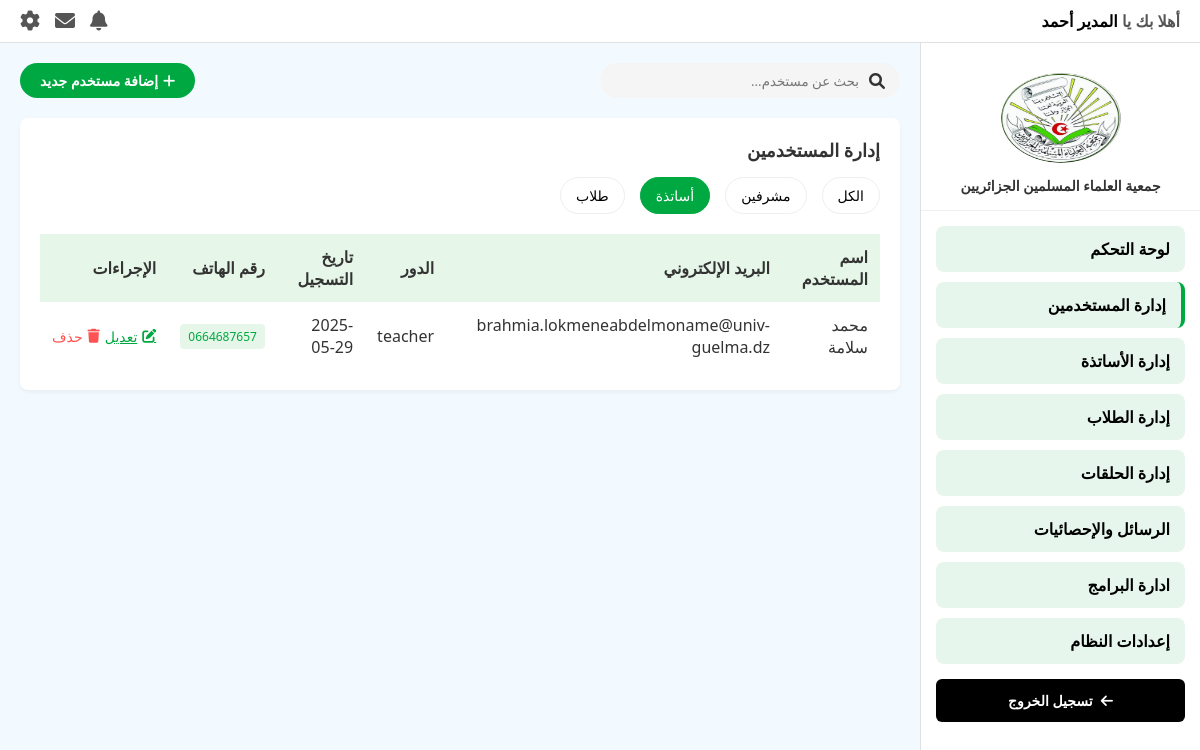
The page /admin/admin-users.php?user_type=teacher on the database its author committed.
### tables this page shows
CREATE TABLE `users` (
  `id` int(11) UNSIGNED NOT NULL,
  `email` varchar(128) NOT NULL,
  `first_name` varchar(128) NOT NULL,
  `last_name` varchar(128) NOT NULL,
  `password` varchar(255) NOT NULL,
  `gender` enum('male','female') NOT NULL,
  `phone` varchar(20) DEFAULT NULL,
  `date_of_birth` date DEFAULT NULL,
  `place_of_birth` varchar(128) DEFAULT NULL,
  `address` text DEFAULT NULL,
  `academic_level` varchar(255) DEFAULT NULL,
  `user_type` enum('student','teacher','admin','super_admin') NOT NULL,
  `created_at` timestamp NOT NULL DEFAULT current_timestamp(),
  `updated_at` timestamp NOT NULL DEFAULT current_timestamp() ON UPDATE current_timestamp()
);

### admin/admin-users.php (the view, shortened to what this page needs)
<?php
require_once __DIR__ . '/template/header.php';
if (!empty($_GET['user_type'])) {
    $userType = $_GET['user_type'];
    $query = $db->prepare("SELECT * FROM users WHERE user_type=?");
    $query->execute([$userType]);
} else {
    $query = $db->query("SELECT * FROM users");
    $query->execute();
}
$users = $query->fetchAll(PDO::FETCH_ASSOC);
?>
<link rel="stylesheet" href="CSS/admin-users.css">
<div class="content">
    <div class="search-bar">
        <div class="search-input">
            <i class="fas fa-search"></i>
            <input type="text" placeholder="بحث عن مستخدم...">
        </div>
        <button class="add-btn" id="addUserBtn">
            <i class="fas fa-plus"></i> إضافة مستخدم جديد
        </button>
    </div>
    <div class="admin-section">
        <div class="section-title">
            إدارة المستخدمين
        </div>
        <div class="filter-bar">
            <a class="filter-item <?= empty($_GET['user_type']) ? "active" : "" ?>" href="admin-users.php">الكل</a>
            <a class="filter-item <?= (isset($_GET['user_type']) && $_GET['user_type'] === 'admin') ? "active" : "" ?>" href="?user_type=admin">مشرفين</a>
            <a class="filter-item <?= (isset($_GET['user_type']) && $_GET['user_type'] === 'teacher') ? "active" : "" ?>" href="?user_type=teacher">أساتذة</a>
            <a class="filter-item <?= (isset($_GET['user_type']) && $_GET['user_type'] === 'student') ? "active" : "" ?>" href="?user_type=student">طلاب</a>
        </div>
        <table class="admin-table">
            <thead>
                <tr>
                    <th>اسم المستخدم</th>
                    <th>البريد الإلكتروني</th>
                    <th>الدور</th>
                    <th>تاريخ التسجيل</th>
                    <th>رقم الهاتف</th>
                    <th>الإجراءات</th>
                </tr>
            </thead>
            <tbody>
                <?php foreach ($users as $user) : ?>
                    <tr>
                        <td><?= $user['first_name'] . " " . $user['last_name'] ?></td>
                        <td><?= $user['email'] ?></td>
                        <td><?= $user['user_type'] ?></td>
                        <td><?= date("Y-m-d", strtotime($user['created_at'])) ?></td>
                        <td><span class="status status-active"><?= $user['phone'] ?></span></td>
                        <td>
                            <div class="action-buttons">
                                <a href="edit-user.php?id=<?= $user['id'] ?>" class="action-button edit-user">
                                    <i class="fas fa-edit"></i> تعديل
                                </a>
                                <form action="<?= htmlspecialchars($_SERVER['PHP_SELF']) ?>" method="POST" style="display: inline;">
                                    <button class="action-button delete" type="submit" onclick="return confirm('هل أنت متأكد من حذف هذا المستخدم؟')">
                                        <i class="fas fa-trash"></i> حذف
                                    </button>
                                </form>
                            </div>
                        </td>
                    </tr>
                <?php endforeach; ?>
            </tbody>
        </table>
    </div>
</div>
</div>
</body>
</html>

### admin/CSS/admin-users.css (style rules this page uses)
* { margin: 0; padding: 0; box-sizing: border-box; font-family: 'Segoe UI', Arial, sans-serif; }
body { background-color: #F2F9FF; color: #333; }
.content { flex: 1; padding: 20px; }
.search-bar { display: flex; justify-content: space-between; margin-bottom: 20px; }
.search-input { display: flex; align-items: center; background-color: #f5f5f5; border-radius: 20px; padding: 8px 15px; width: 300px; }
.search-input input { border: none; background: transparent; width: 100%; padding-right: 10px; outline: none; }
.add-btn { background-color: #00A841; color: white; border: none; padding: 8px 20px; border-radius: 20px; cursor: pointer; font-size: 14px; font-weight: 600; display: flex; align-items: center; gap: 5px; }
.admin-section { background-color: white; border-radius: 8px; padding: 20px; box-shadow: 0 2px 4px rgba(0,0,0,0.05); margin-bottom: 20px; }
.section-title { font-size: 18px; font-weight: bold; margin-bottom: 15px; display: flex; justify-content: space-between; align-items: center; }
.filter-bar { display: flex; gap: 15px; margin-bottom: 20px; flex-wrap: wrap; }
.filter-item { background-color: white; border: 1px solid #eee; padding: 8px 15px; border-radius: 20px; font-size: 14px; cursor: pointer; text-decoration: none; color: black; }
.filter-item.active { background-color: #00A841; color: white; border-color: #00A841; }
.admin-table { width: 100%; border-collapse: collapse; }
.admin-table th { background-color: #E6F7E9; padding: 12px; text-align: right; font-weight: bold; }
.admin-table td { padding: 12px; border-bottom: 1px solid #eee; }
.admin-table tr:last-child td { border-bottom: none; }
.status { padding: 4px 8px; border-radius: 4px; font-size: 12px; display: inline-block; }
.status-active { background-color: #E6F7E9; color: #00A841; }
.action-buttons { display: flex; gap: 5px; }
.action-button { background-color: transparent; border: none; color: #00A841; cursor: pointer; font-size: 14px; display: flex; align-items: center; gap: 5px; }
.action-button.delete { color: #ff5252; }

### rows shown on the page
users: first_name "محمد", last_name "سلامة", email "brahmia.lokmeneabdelmoname@univ-guelma.dz", user_type "teacher", created_at "2025-05-29", phone "0664687657"
